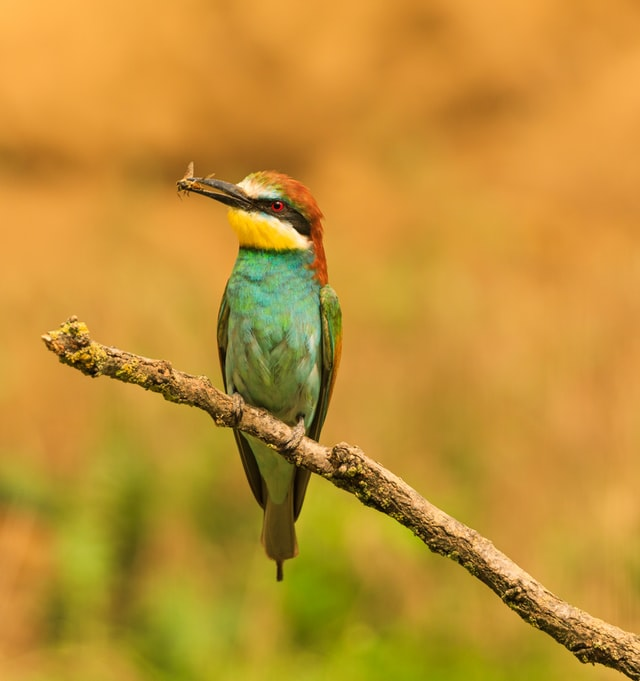
#> input picture Opencv/bird.jpg, 640 x 681 px
$ jupyter execute masking_image.ipynb
#> lines starting #> are read from the running program, lines starting #| are printed output that depends on the picture; after the words box and inside, x2 and y2 are one past the last pixel; in counts of white or black regions, pixels touching at a corner belong together
[cell 1]
import cv2
import numpy as np

[cell 2]
image = cv2.imread("bird.jpg")
#> image is the input picture: shape (681, 640, 3); mean B, G, R 50.7, 144.7, 193.4

[cell 3]
mask = np.zeros(image.shape[:2],dtype = "uint8")

cv2.imshow("new",mask)
cv2.waitKey(0)
cv2.destroyAllWindows()

[cell 4]
cx,cy = mask.shape[1]//2,mask.shape[0]//2
#> cx = 320; cy = 340

cv2.rectangle(mask,(cx-100,cy-200),(cx+100,cy+200),255,-1)
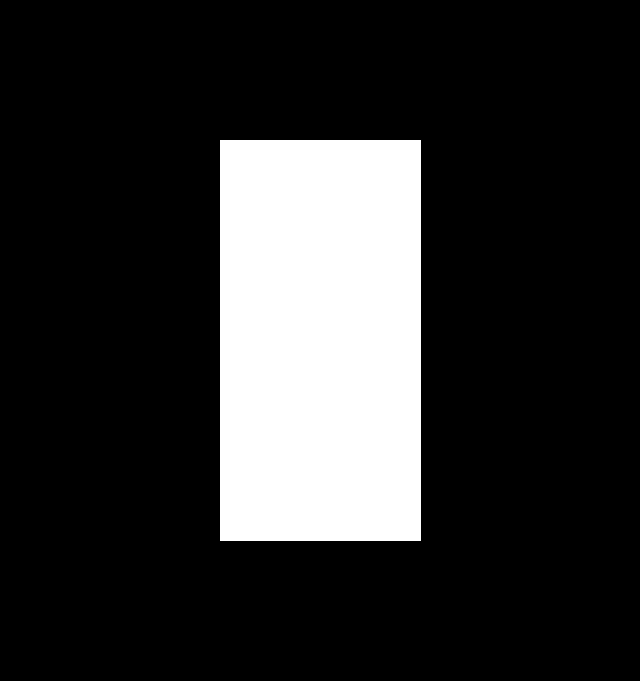
#> mask: shape (681, 640); 18.5% white; 1 white region, box (x1, y1, x2, y2) and area: (220, 140, 421, 541) 80601

cv2.imshow("new",mask)
cv2.waitKey(0)
cv2.destroyAllWindows()

[cell 5]
img_data = cv2.bitwise_and(image,image,mask = mask)
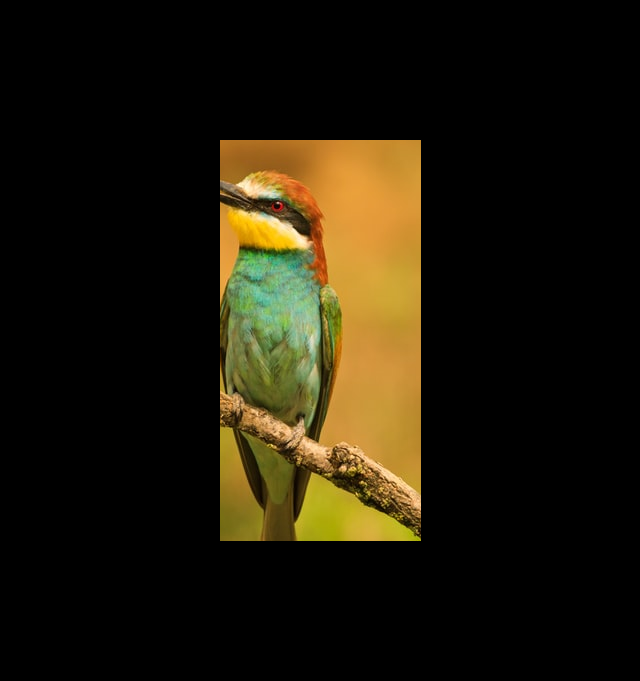
#> img_data: shape (681, 640, 3); mean B, G, R 9.7, 24.6, 30.5

cv2.imshow("new",img_data)
cv2.waitKey(0)
cv2.destroyAllWindows()

[cell 6]
mask_not = cv2.bitwise_not(mask)
cv2.imshow("no w",mask_not)
cv2.waitKey(0)
cv2.destroyAllWindows()

[cell 7]
img = cv2.bitwise_and(image,image,mask = mask_not)
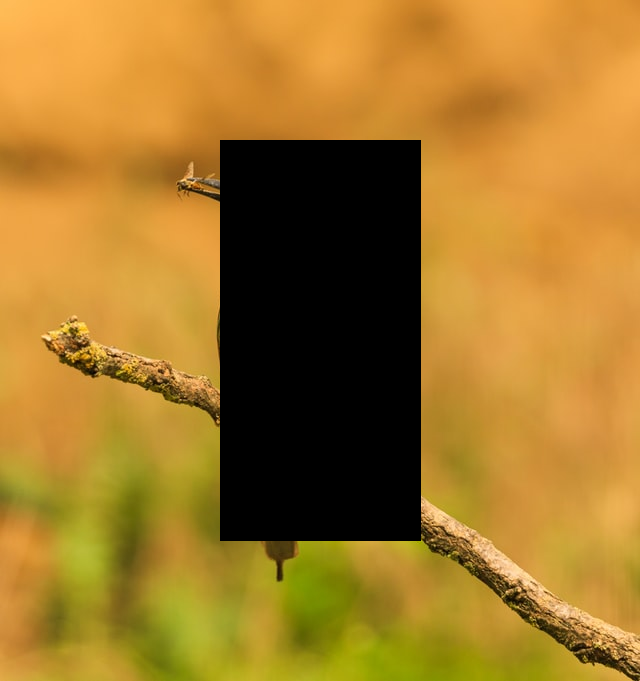
#> img: shape (681, 640, 3); mean B, G, R 41, 120.1, 162.9

cv2.imshow("new",img)
cv2.waitKey(0)
cv2.destroyAllWindows()
